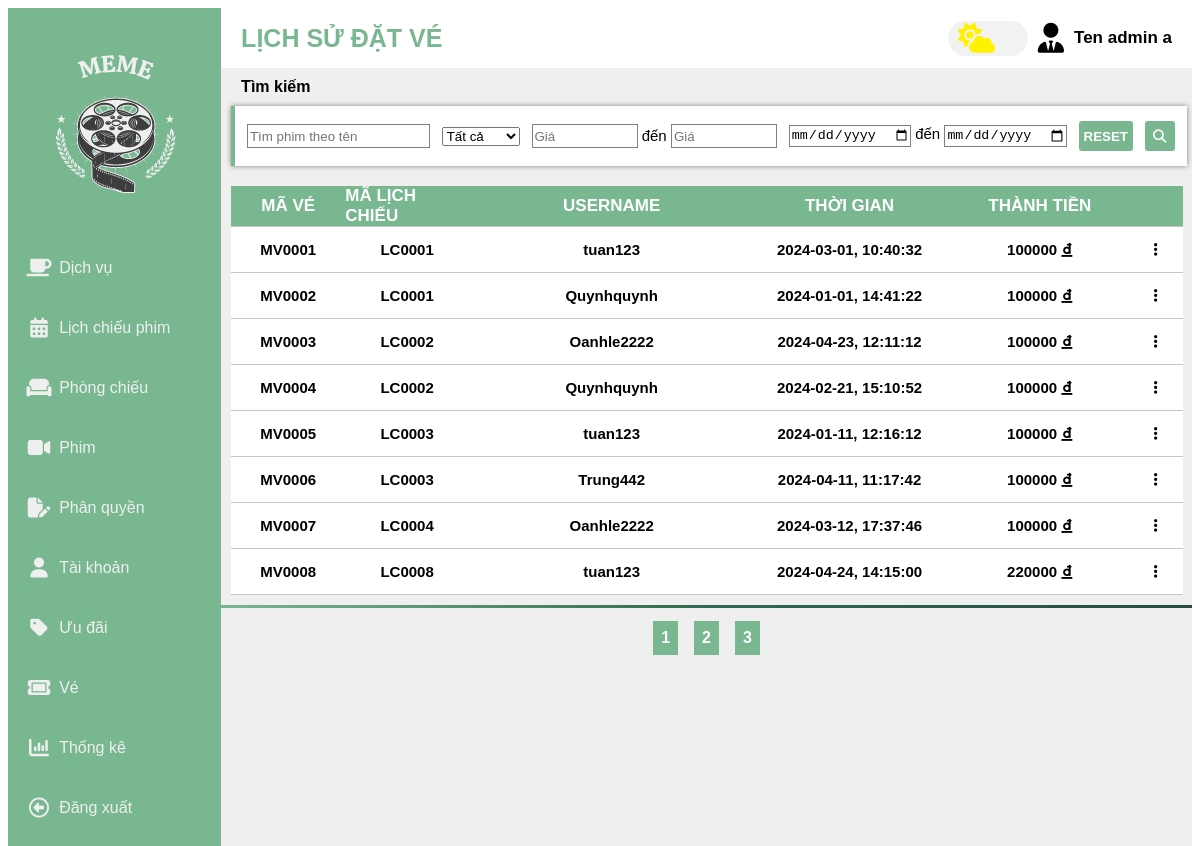
The page /admin.php?page=lsdatveadmin on the database its author committed.
### tables this page shows
CREATE TABLE `ve` (
  `MAVE` varchar(10) NOT NULL,
  `USERNAME` varchar(255) DEFAULT NULL,
  `MALICHCHIEU` varchar(10) DEFAULT NULL,
  `TONGTIEN` int(11) DEFAULT NULL,
  `NGAY` date NOT NULL,
  `THOIGIAN` time NOT NULL,
  `PHUONGTHUCTHANHTOAN` varchar(255) DEFAULT NULL,
  `MAUUDAI` varchar(10) DEFAULT NULL
);

### database/connectDatabase.php (called while the page is built, shortened)
<?php
class connectDatabase{
    public  $conn;
    public function __construct(){
        $this->servername = "localhost";
        $this->username = "root";
        $this->password = "Oanh2004!";
        $this->database = "cinema";
        $this->conn= new mysqli($this->servername,$this->username,$this->password,$this->database);
    }
    public function executeQuery($Querry) {
        try{
            $result = $this->conn->query($Querry);
            return $result;
        }catch(Exception $e){
            echo "Lỗi: " . $e->getMessage();
            return false;
        }
    }
}

### pages/lsdatveadmin.php (the view)
<?php
    echo '<div id="history_ticket_wrap">
    <div class="history_ticket header_history_ticket">
            <span>Mã vé</span>
            <span>Mã lịch chiếu</span>
            <span>USERNAME</span>
            <span>Thời gian</span>
            <span>Thành tiền</span>
            <span></span>
    </div>
    <div class="content_history_ticket">';
    $lsdatve=getListLichsudatve();
    foreach($lsdatve as $row){
        echo '<div class="history_ticket">';
        echo '<span>'.$row['MAVE'].'</span>';
        echo '<span>'.$row['MALICHCHIEU'].'</span>';
        echo '<span>'.$row['USERNAME'].'</span>';
        echo '<span>
                <span>'.$row['NGAY'].'</span>,
                <span>'.$row['THOIGIAN'].'</span>
            </span>';
        echo '<span>
                <span>'.$row['TONGTIEN'].'</span>
                <i class="fa-solid fa-dong-sign"></i>
            </span>';
        echo '<span style="cursor:pointer;width:10px;"><i class="fa-solid fa-ellipsis-vertical" ></i></span>';
        echo ' </div>';
    }
    echo '</div>
</div>';
function getListLichsudatve(){
    $lsdatve=array();
    require_once('./database/connectDatabase.php');
$connection = new connectDatabase();
$query = "SELECT * FROM ve ";
$result = $connection->executeQuery($query);
if ($result) {
    while ($row = $result->fetch_assoc()) {
       $lsdatve[]=$row;
    }
} else {
    echo'thất bại';
    return null;
}
return $lsdatve;
}
?>

### css/admin.css (style rules this page uses)
:root { --primary_color:#79B791; --second_color: rgb(239, 239, 239); --green1: #2d6a4f; --green2: #254e3c; --green3: #0D261d; --light-gray: #c9c3c3; --overlay-gray: rgba(0, 0, 0, 0.5); }
#history_ticket_wrap { width: 98%; margin-left: 10px; background-color: white; }
.history_ticket { display: grid; grid-template-columns: 12% 13% 30% 20% 20% 5%; height: 45px; align-items: center; border-bottom:1px solid var(--light-gray) ; font-weight: 600; font-size: 15px; }
.header_history_ticket { text-transform: uppercase; font-size: 17px; height: 40px; background-color: var(--primary_color); color: white; margin-top: 20px; }
.history_ticket span { justify-self: center; }
.content_history_ticket { display: grid; }

### rows shown on the page
ve: MAVE "MV0001", MALICHCHIEU "LC0001", USERNAME "tuan123", NGAY "2024-03-01", THOIGIAN "10:40:32", TONGTIEN "100000"
ve: MAVE "MV0002", MALICHCHIEU "LC0001", USERNAME "Quynhquynh", NGAY "2024-01-01", THOIGIAN "14:41:22", TONGTIEN "100000"
ve: MAVE "MV0003", MALICHCHIEU "LC0002", USERNAME "Oanhle2222", NGAY "2024-04-23", THOIGIAN "12:11:12", TONGTIEN "100000"
ve: MAVE "MV0004", MALICHCHIEU "LC0002", USERNAME "Quynhquynh", NGAY "2024-02-21", THOIGIAN "15:10:52", TONGTIEN "100000"
ve: MAVE "MV0005", MALICHCHIEU "LC0003", USERNAME "tuan123", NGAY "2024-01-11", THOIGIAN "12:16:12", TONGTIEN "100000"
ve: MAVE "MV0006", MALICHCHIEU "LC0003", USERNAME "Trung442", NGAY "2024-04-11", THOIGIAN "11:17:42", TONGTIEN "100000"
ve: MAVE "MV0007", MALICHCHIEU "LC0004", USERNAME "Oanhle2222", NGAY "2024-03-12", THOIGIAN "17:37:46", TONGTIEN "100000"
ve: MAVE "MV0008", MALICHCHIEU "LC0008", USERNAME "tuan123", NGAY "2024-04-24", THOIGIAN "14:15:00", TONGTIEN "220000"

### other values the page prints
$tenchucnang "Dịch vụ Lịch chiếu phim Phòng chiếu Phim Phân quyền Tài khoản Ưu đãi Vé Thống kê Đăng xuất"
$chucnang "LỊCH SỬ ĐẶT VÉ"
